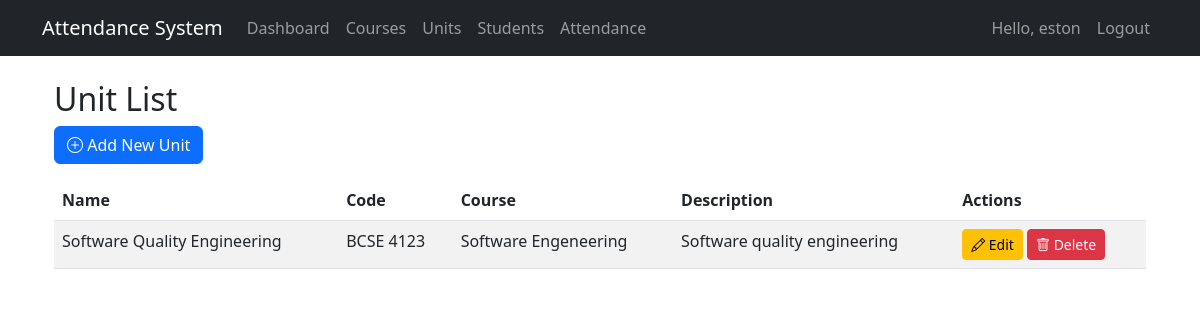
Page /attendance/admin/units/ (signed in) on the earlier database version.
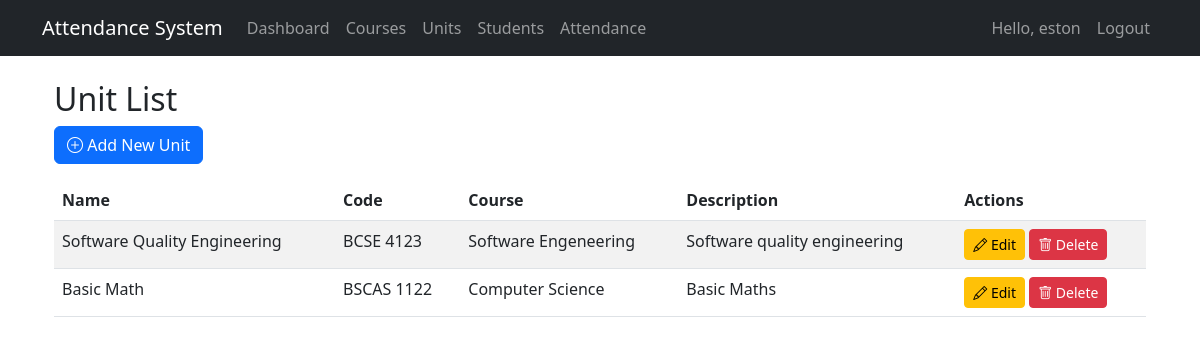
Same page on the later database version.
### attendance_app/models.py (models this page shows, shortened)
class Unit(models.Model):
    course = models.ForeignKey(Course, on_delete=models.CASCADE, related_name='units')
    name = models.CharField(max_length=100)
    code = models.CharField(max_length=20, unique=True)
    description = models.TextField(blank=True)

class Course(models.Model):
    name = models.CharField(max_length=100)
    code = models.CharField(max_length=20, unique=True)
    description = models.TextField(blank=True)
    created_at = models.DateTimeField(auto_now_add=True)

### attendance_app/views.py (the view)
# urls.py: path('admin/units/', views.unit_list, name='unit_list'),
@login_required
@user_passes_test(is_admin)
def unit_list(request):
    units = Unit.objects.all()
    return render(request, 'attendance_app/admin/unit_list.html', {'units': units})

### attendance_app/views.py (called while the page is built)
def is_admin(user):
    return user.is_superuser

### templates/attendance_app/admin/unit_list.html (shortened to what this page needs)
{% extends "attendance_app/base.html" %}
{% block content %}
<div class="container mt-4">
    <h2>Unit List</h2>
    <a href="{% url 'add_unit' %}" class="btn btn-primary mb-3">
        <i class="bi bi-plus-circle"></i> Add New Unit
    </a>
    <div class="table-responsive">
        <table class="table table-striped">
            <thead>
                <tr>
                    <th>Name</th>
                    <th>Code</th>
                    <th>Course</th>
                    <th>Description</th>
                    <th>Actions</th>
                </tr>
            </thead>
            <tbody>
                {% for unit in units %}
                <tr>
                    <td>{{ unit.name }}</td>
                    <td>{{ unit.code }}</td>
                    <td>{{ unit.course.name }}</td>
                    <td>{{ unit.description|truncatechars:50 }}</td>
                    <td>
                        <a href="{% url 'edit_unit' unit.id %}" class="btn btn-sm btn-warning">
                            <i class="bi bi-pencil"></i> Edit
                        </a>
                        <a href="{% url 'delete_unit' unit.id %}" class="btn btn-sm btn-danger"
                           onclick="return confirm('Are you sure you want to delete this unit?');">
                            <i class="bi bi-trash"></i> Delete
                        </a>
                    </td>
                </tr>
                {% empty %}
                <tr>
                    <td colspan="5" class="text-center">No units available</td>
                </tr>
                {% endfor %}
            </tbody>
        </table>
    </div>
</div>
{% endblock %}

### templates/attendance_app/base.html (shortened to what this page needs)
<!DOCTYPE html>
<html lang="en">
<head>
    <link href="https://cdn.jsdelivr.net/npm/bootstrap@5.3.0/dist/css/bootstrap.min.css" rel="stylesheet">
    <link rel="stylesheet" href="https://cdn.jsdelivr.net/npm/bootstrap-icons@1.10.0/font/bootstrap-icons.css">
<link rel="stylesheet" href="https://cdn.jsdelivr.net/npm/bootstrap-icons@1.10.0/font/bootstrap-icons.css">
</head>
<body>
    <nav class="navbar navbar-expand-lg navbar-dark bg-dark">
        <div class="container">
            <a class="navbar-brand" href="{% url 'home' %}">Attendance System</a>
            <div class="collapse navbar-collapse" id="navbarNav">
                <ul class="navbar-nav me-auto">
                    {% if user.is_authenticated %}
                        {% if user.is_superuser %}
                            <li class="nav-item">
                                <a class="nav-link" href="{% url 'admin_dashboard' %}">Dashboard</a>
                            </li>
                            <li class="nav-item">
                                <a class="nav-link" href="{% url 'course_list' %}">Courses</a>
                            </li>
                            <li class="nav-item">
                                <a class="nav-link" href="{% url 'unit_list' %}">Units</a>
                            </li>
                            <li class="nav-item">
                                <a class="nav-link" href="{% url 'student_list' %}">Students</a>
                            </li>
                            <li class="nav-item">
                                <a class="nav-link" href="{% url 'attendance_records' %}">Attendance</a>
                            </li>
                        {% endif %}
                    {% endif %}
                </ul>
                <ul class="navbar-nav">
                    {% if user.is_authenticated %}
                        <li class="nav-item">
                            <span class="nav-link">Hello, {{ user.username }}</span>
                        </li>
                        <li class="nav-item">
                            <a class="nav-link" href="{% url 'logout' %}">Logout</a>
                        </li>
                    {% else %}
                        <li class="nav-item">
                            <a class="nav-link" href="{% url 'login' %}">Login</a>
                        </li>
                    {% endif %}
                </ul>
            </div>
        </div>
    </nav>
    <div class="container mt-4">
        {% block content %}{% endblock %}
    </div>
</body>
</html>

Differences in the rows shown:
added Unit: name "Basic Math", code "BSCAS 1122", course.name "Computer Science", description "Basic Maths"
